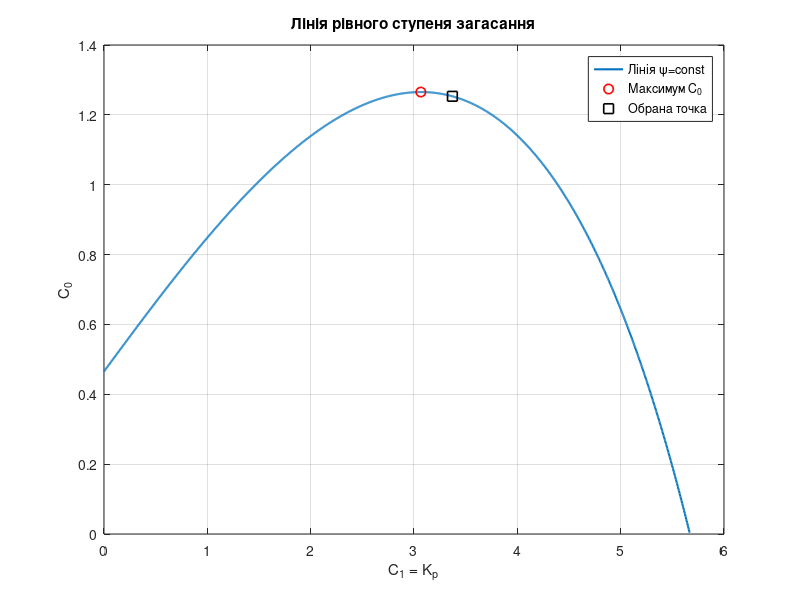

This chart was generated by the following MATLAB code: (Note: this script raises an error after producing the figure.)
function LR6_PI_tuning
% Синтез системи автоматичного регулювання з ПІ-регулятором
clear; clc; close all;

%% 1. Вихідні параметри об'єкта

k = 0.666667;    % °C/(м^3/год)
T1 = 1.949257;   % хв
T2 = 1.948402;   % хв
tau = 0.460484;  % хв

%% 2. Заданий ступінь загасання

psi = 0.80;
m = -log(1-psi)/(2*pi);

fprintf('psi = %.4f\n', psi);
fprintf('m = %.6f\n', m);
%% 3. Зворотна розширена АФХ об'єкта

w = 0.0005:0.0005:2.0; % рад/хв
p = (-m + 1i).*w;

Winv = ((T1.*p + 1).*(T2.*p + 1).*exp(tau.*p))./k;

R = real(Winv);
J = imag(Winv);

%% 4. Розрахунок параметрів C0 та C1

C0 = w.*(1+m^2).*J;
C1 = m.*J - R;

% Виділення точок першого квадранта
valid = (C0 >= 0) & (C1 >= 0);

w = w(valid);
C0 = C0(valid);
C1 = C1(valid);

fprintf('w_min = %.6f рад/хв\n', min(w));
fprintf('w_max = %.6f рад/хв\n', max(w));

%% 5. Лінія рівного ступеня загасання

[C0max, imax] = max(C0);
C1max = C1(imax);
wmax = w(imax);

fprintf('\nМАКСИМУМ ЛІНІЇ ЗАГАСАННЯ\n');
fprintf('C0_max = %.6f\n', C0max);
fprintf('C1_max = %.6f\n', C1max);
fprintf('w_max = %.6f рад/хв\n', wmax);

figure;
plot(C1,C0,'LineWidth',1.5);
hold on;
plot(C1max,C0max,'ro','MarkerSize',7,'LineWidth',1.2);
grid on;
box on;

xlabel('C_1 = K_p');
ylabel('C_0');
title('Лінія рівного ступеня загасання');
legend('Лінія \psi=const','Максимум C_0', ...
    'Location','best');

%% 6. Вибір робочої точки

rightFactor = 1.10;
targetC1 = rightFactor*C1max;

[~, rel] = min(abs(C1(imax:end)-targetC1));
iopt = imax + rel - 1;

C0opt = C0(iopt);
C1opt = C1(iopt);
wopt = w(iopt);

fprintf('\nОБРАНА РОБОЧА ТОЧКА\n');
fprintf('C1 = %.6f\n', C1opt);
fprintf('C0 = %.6f\n', C0opt);
fprintf('w_opt = %.6f рад/хв\n', wopt);

plot(C1opt,C0opt,'ks','MarkerSize',7,...
    'LineWidth',1.2);

legend('Лінія \psi=const','Максимум C_0',...
    'Обрана точка','Location','best');

hold off;

%% 7. Параметри ПІ-регулятора

Kp = C1opt;
Ti = C1opt/C0opt;

fprintf('\nПАРАМЕТРИ ПІ-РЕГУЛЯТОРА\n');
fprintf('Kp = %.6f\n', Kp);
fprintf('Ti = %.6f хв\n', Ti);

%% 8. Таблиця лінії рівного ступеня загасання

wTable = [0.3000; 0.3500; 0.4000; 0.4500; 0.5000; ...
    0.5500; 0.6000; 0.6500; 0.6965; 0.7000; ...
    0.7340; 0.7500; 0.8000; 0.8500; 0.9000; ...
    0.9500; 1.0000];

pTable = (-m + 1i).*wTable;

WinvTable = ((T1.*pTable + 1).*(T2.*pTable + 1).* ...
    exp(tau.*pTable))./k;

RTable = real(WinvTable);
JTable = imag(WinvTable);

C0Table = wTable.*(1+m^2).*JTable;
C1Table = m.*JTable - RTable;
TiTable = C1Table./C0Table;

Note = strings(size(wTable));

[~, idxMaxTable] = min(abs(wTable-wmax));
[~, idxOptTable] = min(abs(wTable-wopt));

Note(idxMaxTable) = "Максимум C0";
Note(idxOptTable) = "Обрана точка";

Table = table(wTable,C1Table,C0Table,TiTable,Note, ...
    'VariableNames', ...
    {'omega_rad_min','C1','C0','Ti_min','Prymitka'});

fprintf('\nЛІНІЯ РІВНОГО СТУПЕНЯ ЗАГАСАННЯ\n');
disp(Table);

%% 9. Реакція замкнутої системи на ступінчасте збурення

dAmp = 15;      % м^3/год
dt = 0.002;     % хв
tEnd = 60;      % хв

[t,y,u] = simulateDisturbance(k,T1,T2,tau, ...
    C1opt,C0opt,dAmp,dt,tEnd);

figure;
plot(t,y,'LineWidth',1.5);
grid on;
box on;
xlim([0 30]);

xlabel('Час t, хв');
ylabel('Відхилення температури \DeltaT, °C');
title('Реакція САР на ступінчасте збурення');
%% 10. Показники якості регулювання

[dTdyn, iMax] = max(y);
[dTmin, iMin] = min(y);

dTstat = mean(y(round(0.95*numel(y)):end));

band = 0.05*abs(dTdyn);

lastOutside = find(abs(y-dTstat)>band,1,'last');

if isempty(lastOutside) || lastOutside == numel(t)
    treg = NaN;
else
    treg = t(lastOutside+1);
end

% Фактичний ступінь загасання

peakInd = find(y(2:end-1)>y(1:end-2) & ...
    y(2:end-1)>=y(3:end)) + 1;

peakInd = peakInd(y(peakInd)>0);

if numel(peakInd)>=2
    psiFact = (y(peakInd(1))-y(peakInd(2)))/y(peakInd(1));
else
    psiFact = NaN;
end

fprintf('\nПОКАЗНИКИ ЯКОСТІ РЕГУЛЮВАННЯ\n');
fprintf('Максимальне відхилення = %.6f °C\n',dTdyn);
fprintf('Час максимуму = %.6f хв\n',t(iMax));
fprintf('Мінімальне відхилення = %.6f °C\n',dTmin);
fprintf('Час мінімуму = %.6f хв\n',t(iMin));
fprintf('Межі 5%% = +/- %.6f °C\n',band);
fprintf('Час регулювання = %.6f хв\n',treg);
fprintf('Статична помилка = %.8f °C\n',dTstat);
fprintf('Фактичний ступінь загасання = %.6f\n',psiFact);

% Нанесення меж п'ятивідсоткової зони

hold on;
plot(t,(dTstat+band)*ones(size(t)),'r--');
plot(t,(dTstat-band)*ones(size(t)),'r--');

legend('\DeltaT(t)','Верхня межа 5 %', ...
    'Нижня межа 5 %','Location','best');

hold off;

%% 11. Таблиця значень перехідного процесу

tOut = unique(sort([0:1:20 25 30 40 60 ...
    t(iMax) t(iMin) treg]))';

yOut = interp1(t,y,tOut,'linear');
TOut = 180 + yOut;

Result = table(tOut,yOut,TOut, ...
    'VariableNames',{'t_min','DeltaT_C','T_C'});

fprintf('\nТАБЛИЦЯ ЗНАЧЕНЬ ПЕРЕХІДНОГО ПРОЦЕСУ\n');
disp(Result);

end

%% Функція чисельного моделювання

function [t,y,u] = simulateDisturbance(k,T1,T2,tau, ...
    C1,C0,dAmp,dt,tEnd)

N = round(tEnd/dt)+1;
t = (0:N-1)'*dt;

y = zeros(N,1);
v = zeros(N,1);
z = zeros(N,1);
u = zeros(N,1);
q = zeros(N,1);

q(1) = dAmp;

for i = 1:N-1
    s = [y(i); v(i); z(i)];
    ti = t(i);

    k1 = rhsDelay(s,ti,q,i,dt,tau,k,T1,T2);
    k2 = rhsDelay(s+dt*k1/2,ti+dt/2,q,i,dt,tau,k,T1,T2);
    k3 = rhsDelay(s+dt*k2/2,ti+dt/2,q,i,dt,tau,k,T1,T2);
    k4 = rhsDelay(s+dt*k3,ti+dt,q,i,dt,tau,k,T1,T2);

    sn = s + dt*(k1+2*k2+2*k3+k4)/6;

    y(i+1) = sn(1);
    v(i+1) = sn(2);
    z(i+1) = sn(3);

    u(i+1) = -C1*y(i+1) + C0*z(i+1);
    q(i+1) = u(i+1) + dAmp;
end
end

function ds = rhsDelay(s,time,q,i,dt,tau,k,T1,T2)

y = s(1);
v = s(2);
qd = delayedValue(q,time-tau,i,dt);

ds = [v;
    (k*qd-(T1+T2)*v-y)/(T1*T2);
    -y];
end

function qd = delayedValue(q,td,i,dt)

if td < 0
    qd = 0;
    return;
end

x = td/dt;
j = floor(x)+1;
alpha = x-floor(x);

if j < 1
    qd = 0;
elseif j >= i
    qd = q(i);
else
    qd = (1-alpha)*q(j) + alpha*q(j+1);
end
end
